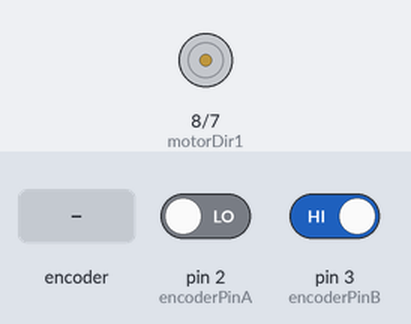
A sketch run on a simulated Arduino Uno, built with avr-gcc and run on an emulated ATmega328P. On the bench: motor-driver pin pairs drawn as motors (green arrow = first pin HIGH = forward, orange = second pin HIGH = backward, longer = more drive, scaled by the enable pin). The test bench sets the inputs (shaded band); at power-on: pin 2 (encoderPinA) LOW, pin 3 (encoderPinB) HIGH. What the sketch prints to the serial monitor is not drawn.

Above: at 1.2 s.
1.3 s: rotary encoder on pin 2 (encoderPinA) / pin 3 (encoderPinB) turned 3 steps (first pin leading)
Timing chart, 0 to 4.3 s (numbered marks = the images above; inputs shaded):
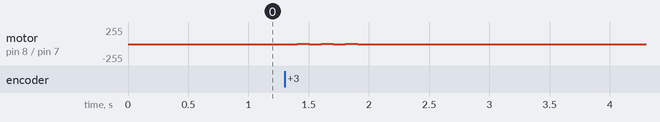

The sketch:

Position.ino
```cpp
// Pin definitions
#define encoderPinA 2
#define encoderPinB 3
#define motorPWM 9  // PWM pin for motor speed control
#define motorDir1 8 // Motor direction pin 1
#define motorDir2 7 // Motor direction pin 2

volatile long encoderPosition = 0;
long lastEncoderPosition = 0;
int motorSpeed = 0;

void setup() {
  // Initialize encoder pins as inputs
  pinMode(encoderPinA, INPUT);
  pinMode(encoderPinB, INPUT);

  // Initialize motor control pins as outputs
  pinMode(motorPWM, OUTPUT);
  pinMode(motorDir1, OUTPUT);
  pinMode(motorDir2, OUTPUT);

  // Attach interrupts to encoder pins
  attachInterrupt(digitalPinToInterrupt(encoderPinA), updateEncoder, CHANGE);
  attachInterrupt(digitalPinToInterrupt(encoderPinB), updateEncoder, CHANGE);

  Serial.begin(9600); // Initialize serial monitor for debugging
}

void loop() {
  // Read the current encoder position
  long currentEncoderPosition = encoderPosition;

  // Calculate the difference in encoder position
  long encoderChange = currentEncoderPosition - lastEncoderPosition;

  // Update last encoder position
  lastEncoderPosition = currentEncoderPosition;

  // Control the motor based on encoder change
  controlMotor(encoderChange);

  // Debugging output
  Serial.print("Encoder Position: ");
  Serial.println(encoderPosition);

  delay(100); // Adjust loop delay as needed
}

// Function to update encoder position
void updateEncoder() {
  int stateA = digitalRead(encoderPinA);
  int stateB = digitalRead(encoderPinB);

  // Quadrature encoding logic
  if (stateA == stateB) {
    encoderPosition++;
  } else {
    encoderPosition--;
  }
}

// Function to control motor
void controlMotor(long encoderChange) {
  if (encoderChange > 0) {
    // Rotate motor forward if encoder turns forward
    digitalWrite(motorDir1, HIGH);
    digitalWrite(motorDir2, LOW);
    motorSpeed = map(encoderChange, 0, 100, 0, 255); // Adjust the speed scaling
  } else if (encoderChange < 0) {
    // Rotate motor backward if encoder turns backward
    digitalWrite(motorDir1, LOW);
    digitalWrite(motorDir2, HIGH);
    motorSpeed = map(abs(encoderChange), 0, 100, 0, 255); // Adjust the speed scaling
  } else {
    // Stop the motor if no encoder movement
    motorSpeed = 0;
  }

  // Set motor speed
  analogWrite(motorPWM, motorSpeed);
}
```

Measured:
- after the input at 1.3 s, motor on pin 8 (motorDir1) / pin 7 (motorDir2): stopped → forward 2/255 after 0.10 s, then repeats every 0.20 s: backward 2/255 0.10 s, forward 2/255 0.10 s, until it stays stopped from 1.9 s
